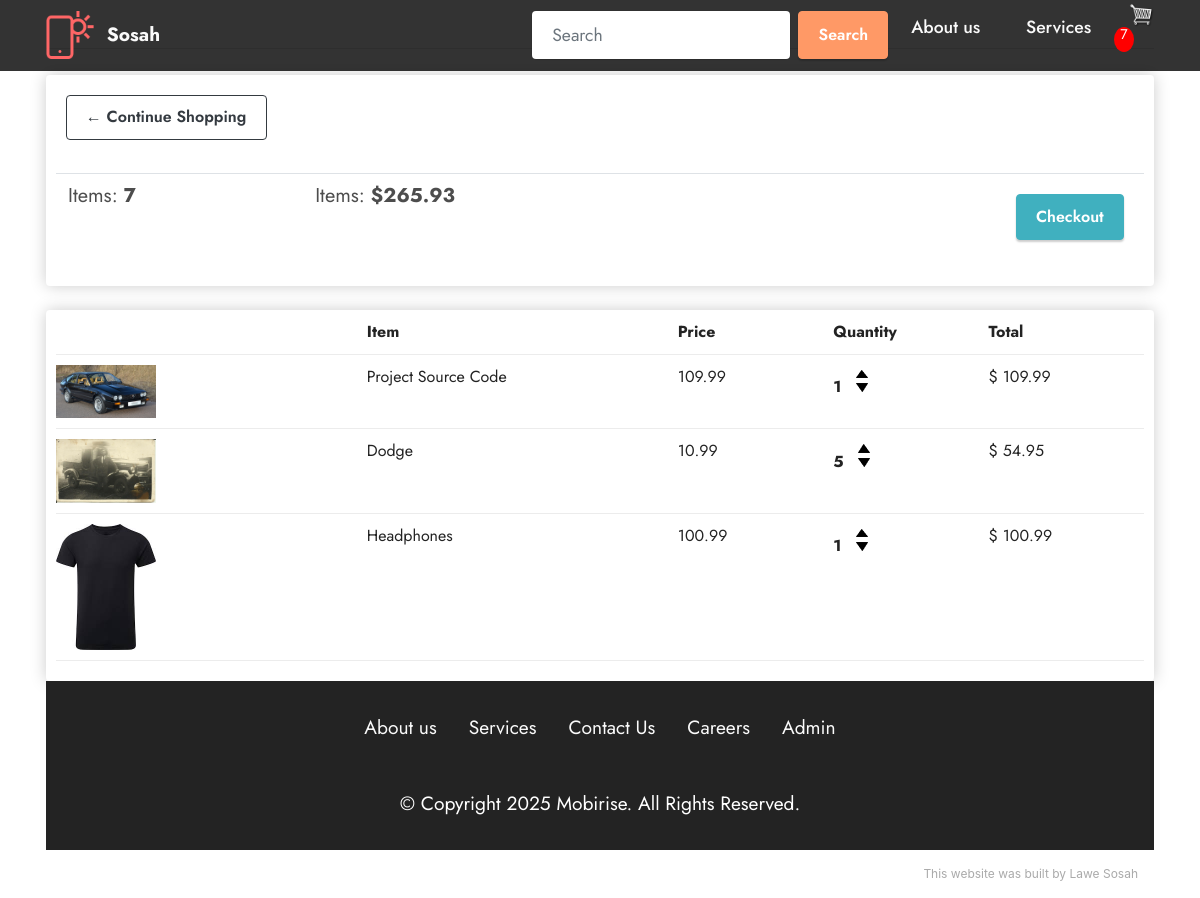
The page /cart/ (signed in) on the database as committed earlier.
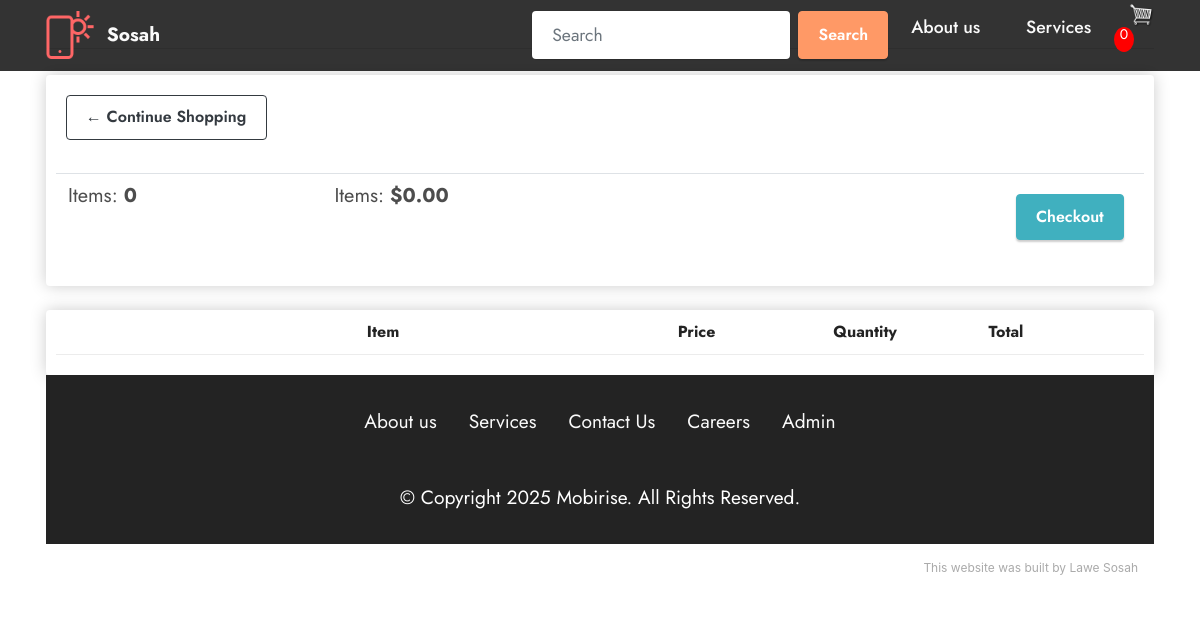
The same page on the database as committed later.
### store/models.py (models this page shows, shortened)
class Order(models.Model):
    STATUS = (
        ('Pending', 'Pending'),
        ('Out for delivery', 'Out for delivery'),
        ('Delivered', 'Delivered'),
    )
    customer = models.ForeignKey(Customer, on_delete=models.SET_NULL, blank=True, null=True)
    date_ordered = models.DateTimeField(auto_now_add=True)
    complete = models.BooleanField(default=False, null=True, blank=False)
    transaction_id = models.CharField(max_length=200, null=True)
    status = models.CharField(max_length=200, null=True, choices=STATUS, default='Pending')
    @property
    def get_cart_total(self):
        orderitems = self.orderitem_set.all()
        total = sum([item.get_total for item in orderitems])
        return total
    def get_cart_items(self):
        orderitems = self.orderitem_set.all()
        total = sum([item.quantity for item in orderitems])
        return total

class OrderItem(models.Model):
    product = models.ForeignKey(Product, on_delete=models.SET_NULL, blank=True, null=True)
    order = models.ForeignKey(Order, on_delete=models.SET_NULL, blank=True, null=True)
    quantity = models.IntegerField(default=0, null=True, blank=True)
    date_added = models.DateTimeField(auto_now_add=True)
    @property
    def get_total(self):
        total = self.product.price * self.quantity
        return total

class Product(models.Model):
    name = models.CharField(max_length=200, null=True)
    price = models.DecimalField(decimal_places=2, max_digits=10)
    digital = models.BooleanField(default=False, null=True, blank=False)
    category = models.ForeignKey(Category, on_delete=models.CASCADE)
    image = models.ImageField(null=True, blank=True,default='placeholder.png')
    description = models.TextField()
    slug = models.SlugField(default=None)
    @property
    def imageURL(self):
        try:                     #problem might be here?
            url = self.image.url
        except:
            url = ''
        return url

### store/views.py (the view)
# urls.py: path('cart/', views.cart, name="cart"),
def cart(request):
    data = cartData(request)
    cartItems = data['cartItems']
    order = data['order']
    items = data['items']
    context = {'items': items, 'order': order, 'cartItems': cartItems}
    return render(request, 'store/cart.html', context)

### store/utils.py (called while the page is built)
def cartData(request):
    if request.user.is_authenticated:
        customer = request.user.customer
        order, created = Order.objects.get_or_create(customer=customer, complete=False)
        items = order.orderitem_set.all()
        cartItems = order.get_cart_items
    else:
        cookieData = cookieCart(request)
        cartItems = cookieData['cartItems']
        order = cookieData['order']
        items = cookieData['items']
    return {'cartItems':cartItems,'order':order,'items':items}

### store/templates/store/cart.html (shortened to what this page needs)
{% extends 'store/base.html'%}
{% load static %}
{% block content %}
{% block nav %} {% include 'store/navbarblock.html'%}{% endblock nav%}
<br>
<br>
<div class="row">
    <div class="col-lg-12">
        <div class="box-element">
            <a class="btn btn-outline-dark" href="{% url 'store'%}"> &#x2190; Continue Shopping</a>
            <br>
            <br>
            <table class="table">
                <tr>
                    <th><h5>Items: <strong>{{order.get_cart_items}}</strong></h5></th>
                    <th><h5>Items: <strong>${{order.get_cart_total |floatformat:2}}</strong></h5></th>
                    <th>
                        <a style="float:right; margin:8px;" class="btn btn-success" href="{% url 'checkout'%}">Checkout</a>
                    </th>
                </tr>
            </table>
        </div>
        <br>
        <div class="box-element">
            <div class="cart-row">
                <div style="flex:2;"></div>
                <div style="flex:2;"><strong>Item</strong></div>
                <div style="flex:1;"><strong>Price</strong></div>
                <div style="flex:1;"><strong>Quantity</strong></div>
                <div style="flex:1;"><strong>Total</strong></div>
            </div>
            {% for item in items %}
             <div class="cart-row">
                <div style="flex:2;"><img class="row-image" src="{{item.product.imageURL }}"></div>
                <div style="flex:2;">{{item.product.name}}</div>
                <div style="flex:1;">{{item.product.price|floatformat:2}}</div>
                <div style="flex:1;">
                    <p class="quantity"> {{item.quantity}}</p>
                    <div class="quantity">
							<img data-product={{item.product.id}} data-action="add" class="chg-quantity update-cart" src="{% static  'images/arrow-up.png' %}">
							<img data-product={{item.product.id}} data-action="remove"class="chg-quantity update-cart" src="{% static  'images/arrow-down.png' %}">
						</div>
                </div>
                 <div style="flex:1;">$ {{item.get_total}}</div>
            </div>
            {% endfor %}
        </div>
    </div>
</div>
{% block footer %}{% include 'store/footer.html'%} {% endblock footer%}
{% endblock content%}

### store/templates/store/navbarblock.html (shortened to what this page needs)
{% load static%}
{% block nav %}
  <section class="menu menu2 cid-snFWiYGhWx" once="menu" id="menu2-1">
    <nav class="navbar navbar-dropdown navbar-fixed-top navbar-expand-lg">
        <div class="container">
            <div class="navbar-brand">
                <span class="navbar-logo">
                    <a href="{% url 'store'%}">
                        <img src="{% static 'images/logo.png'%}" alt="Mobirise" style="height: 3rem;">
                    </a>
                </span>
                <span class="navbar-caption-wrap"><a class="navbar-caption text-white display-7" href="{% url 'store'%}">Sosah</a></span>
            </div>
            <div class="collapse navbar-collapse" id="navbarSupportedContent">
            <form class="form-inline my-2 my-lg-0" action="{% url 'search'%}" method="GET">
            <input name="keyword" class="form-control mr-sm-2" type="search" placeholder="Search" aria-label="Search" required>
            <button class="btn btn-danger my-2 my-sm-0" type="submit">Search</button>
            </form>
                <ul class="navbar-nav nav-dropdown nav-right" data-app-modern-menu="true"><li class="nav-item"><a class="nav-link link text-white display-4" href="https://mobiri.se">
                            About us</a></li>
                    <li class="nav-item"><a class="nav-link link text-white display-4" href="https://mobiri.se">
                            Services</a></li>
                    <li class="nav-item">    <a href="{% url 'cart' %}">
                    <img  id="cart-icon" src="{% static 'images/cart.png' %}">
    	</a>
    	            <p id="cart-total">{{cartItems}}</p>
                    <a href="{% url 'cart' %}">
                    </li></ul>
            </div>
        </div>
    </nav>
</section>
{% endblock nav %}

Rows that differ between the two databases and show on the page:
removed Order: id.quantity "7", get_cart_items "7", get_cart_total "265.93"
removed OrderItem: product.imageURL (picture), product.name "Project Source Code", product.price "109.99", quantity "1", get_total "109.99"
removed OrderItem: product.imageURL (picture), product.name "Dodge", product.price "10.99", quantity "5", get_total "54.95"
removed OrderItem: product.imageURL (picture), product.name "Headphones", product.price "100.99", quantity "1", get_total "100.99"
added Order: id "0", get_cart_items "0", get_cart_total "0.00"
